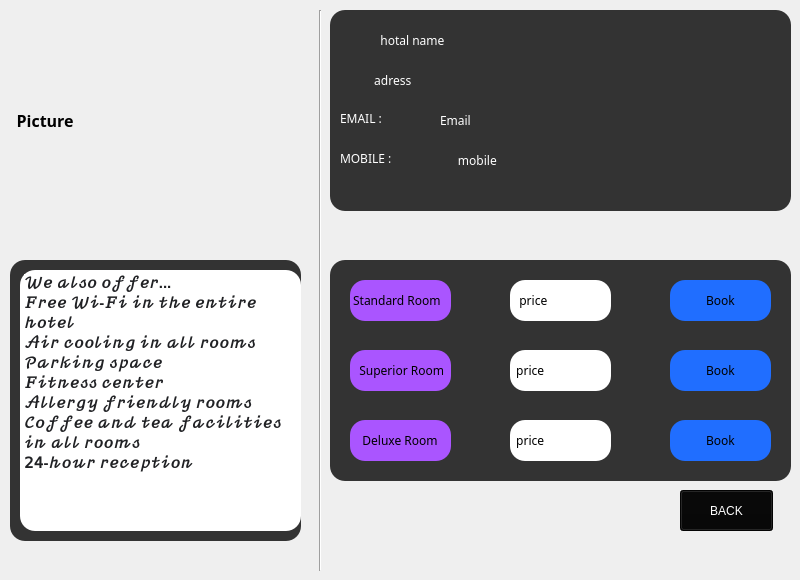
    <widget class="QWidget" name="page4">
     <property name="styleSheet">
      <string notr="true">background-image: url(:/new/prefix1/Pic/white-wallpaper-14.jpg);</string>
     </property>
     <widget class="QLabel" name="hotelpic_p4">
      <property name="geometry">
       <rect>
        <x>0</x>
        <y>10</y>
        <width>311</width>
        <height>221</height>
       </rect>
      </property>
      <property name="font">
       <font>
        <family>century gothic</family>
        <pointsize>12</pointsize>
        <weight>75</weight>
        <bold>true</bold>
       </font>
      </property>
      <property name="text">
       <string>    Picture</string>
      </property>
     </widget>
     <widget class="Line" name="line">
      <property name="geometry">
       <rect>
        <x>310</x>
        <y>10</y>
        <width>20</width>
        <height>561</height>
       </rect>
      </property>
      <property name="orientation">
       <enum>Qt::Vertical</enum>
      </property>
     </widget>
     <widget class="QFrame" name="frame_4">
      <property name="geometry">
       <rect>
        <x>330</x>
        <y>10</y>
        <width>461</width>
        <height>201</height>
       </rect>
      </property>
      <property name="styleSheet">
       <string notr="true">*{
font-family:century gothic
}
QFrame{
background:#333;
border-radius:15px;
}</string>
      </property>
      <property name="frameShape">
       <enum>QFrame::StyledPanel</enum>
      </property>
      <property name="frameShadow">
       <enum>QFrame::Raised</enum>
      </property>
      <widget class="QLabel" name="hotelnamelevel_p4">
       <property name="geometry">
        <rect>
         <x>10</x>
         <y>10</y>
         <width>421</width>
         <height>41</height>
        </rect>
       </property>
       <property name="styleSheet">
        <string notr="true">font: 14pt &quot;Eras Bold ITC&quot;;
color: rgb(255, 255, 255);</string>
       </property>
       <property name="text">
        <string>             hotal name</string>
       </property>
      </widget>
      <widget class="QLabel" name="hoteladresslevel_p4">
       <property name="geometry">
        <rect>
         <x>10</x>
         <y>60</y>
         <width>421</width>
         <height>21</height>
        </rect>
       </property>
       <property name="styleSheet">
        <string notr="true">font: 10pt &quot;Eras Bold ITC&quot;;
color:white;</string>
       </property>
       <property name="text">
        <string>           adress</string>
       </property>
      </widget>
      <widget class="QLabel" name="label_20">
       <property name="geometry">
        <rect>
         <x>10</x>
         <y>100</y>
         <width>81</width>
         <height>16</height>
        </rect>
       </property>
       <property name="styleSheet">
        <string notr="true">color: rgb(255, 255, 255);
font: 87 10pt &quot;Arial Black&quot;;</string>
       </property>
       <property name="text">
        <string>EMAIL : </string>
       </property>
      </widget>
      <widget class="QLabel" name="hotelemaillevel_p4">
       <property name="geometry">
        <rect>
         <x>110</x>
         <y>100</y>
         <width>331</width>
         <height>20</height>
        </rect>
       </property>
       <property name="styleSheet">
        <string notr="true">font: 10pt &quot;Eras Bold ITC&quot;;
color:white;</string>
       </property>
       <property name="text">
        <string>Email</string>
       </property>
      </widget>
      <widget class="QLabel" name="hotelmobilelevel_p4">
       <property name="geometry">
        <rect>
         <x>100</x>
         <y>140</y>
         <width>331</width>
         <height>20</height>
        </rect>
       </property>
       <property name="styleSheet">
        <string notr="true">font: 10pt &quot;Eras Bold ITC&quot;;
color:white;</string>
       </property>
       <property name="text">
        <string>         mobile</string>
       </property>
      </widget>
      <widget class="QLabel" name="label_18">
       <property name="geometry">
        <rect>
         <x>10</x>
         <y>140</y>
         <width>91</width>
         <height>16</height>
        </rect>
       </property>
       <property name="styleSheet">
        <string notr="true">color: rgb(255, 255, 255);
font: 87 10pt &quot;Arial Black&quot;;</string>
       </property>
       <property name="text">
        <string>MOBILE : </string>
       </property>
      </widget>
     </widget>
     <widget class="QFrame" name="frame_7">
      <property name="geometry">
       <rect>
        <x>330</x>
        <y>260</y>
        <width>461</width>
        <height>221</height>
       </rect>
      </property>
      <property name="styleSheet">
       <string notr="true">*{
font-family:century gothic
}
QFrame{
background:#333;
border-radius:15px;
}</string>
      </property>
      <property name="frameShape">
       <enum>QFrame::StyledPanel</enum>
      </property>
      <property name="frameShadow">
       <enum>QFrame::Raised</enum>
      </property>
      <widget class="QLabel" name="label_17">
       <property name="geometry">
        <rect>
         <x>20</x>
         <y>20</y>
         <width>101</width>
         <height>41</height>
        </rect>
       </property>
       <property name="styleSheet">
        <string notr="true">background-color: rgb(170, 85, 255);
font: 75 8pt &quot;MS Shell Dlg 2&quot;;</string>
       </property>
       <property name="text">
        <string> Standard Room</string>
       </property>
      </widget>
      <widget class="QLabel" name="label_19">
       <property name="geometry">
        <rect>
         <x>20</x>
         <y>90</y>
         <width>101</width>
         <height>41</height>
        </rect>
       </property>
       <property name="styleSheet">
        <string notr="true">background-color: rgb(170, 85, 255);
font: 75 8pt &quot;MS Shell Dlg 2&quot;;
</string>
       </property>
       <property name="text">
        <string>   Superior Room</string>
       </property>
      </widget>
      <widget class="QLabel" name="label_21">
       <property name="geometry">
        <rect>
         <x>20</x>
         <y>160</y>
         <width>101</width>
         <height>41</height>
        </rect>
       </property>
       <property name="styleSheet">
        <string notr="true">background-color: rgb(170, 85, 255);
font: 75 8pt &quot;MS Shell Dlg 2&quot;;</string>
       </property>
       <property name="text">
        <string>    Deluxe Room</string>
       </property>
      </widget>
      <widget class="QLabel" name="price1_p4">
       <property name="geometry">
        <rect>
         <x>180</x>
         <y>20</y>
         <width>101</width>
         <height>41</height>
        </rect>
       </property>
       <property name="styleSheet">
        <string notr="true">background-color: rgb(255, 255, 255);
font: 87 14pt &quot;Arial Black&quot;;</string>
       </property>
       <property name="text">
        <string>   price</string>
       </property>
      </widget>
      <widget class="QLabel" name="price2_p4">
       <property name="geometry">
        <rect>
         <x>180</x>
         <y>90</y>
         <width>101</width>
         <height>41</height>
        </rect>
       </property>
       <property name="styleSheet">
        <string notr="true">background-color: rgb(255, 255, 255);
font: 87 14pt &quot;Arial Black&quot;;</string>
       </property>
       <property name="text">
        <string>  price</string>
       </property>
      </widget>
      <widget class="QLabel" name="price3_p4">
       <property name="geometry">
        <rect>
         <x>180</x>
         <y>160</y>
         <width>101</width>
         <height>41</height>
        </rect>
       </property>
       <property name="styleSheet">
        <string notr="true">background-color: rgb(255, 255, 255);
font: 87 14pt &quot;Arial Black&quot;;</string>
       </property>
       <property name="text">
        <string>  price</string>
       </property>
      </widget>
      <widget class="QPushButton" name="singelbook_p4">
       <property name="geometry">
        <rect>
         <x>340</x>
         <y>20</y>
         <width>101</width>
         <height>41</height>
        </rect>
       </property>
       <property name="styleSheet">
        <string notr="true">
QPushButton
{
background: rgb(32, 110, 255);
border-radius:15px;
font: 87 8pt &quot;Arial Black&quot;;
}
QPushButton:hover
{
border-radius:15px;
background:#417dff;
color:white;
font: 87 8pt &quot;Arial Black&quot;;
}</string>
       </property>
       <property name="text">
        <string>Book</string>
       </property>
      </widget>
      <widget class="QPushButton" name="doublebook_p4">
       <property name="geometry">
        <rect>
         <x>340</x>
         <y>90</y>
         <width>101</width>
         <height>41</height>
        </rect>
       </property>
       <property name="styleSheet">
        <string notr="true">QPushButton
{
background: rgb(32, 110, 255);
border-radius:15px;
font: 87 8pt &quot;Arial Black&quot;;
}
QPushButton:hover
{
border-radius:15px;
background:#417dff;
color:white;
font: 87 8pt &quot;Arial Black&quot;;
}</string>
       </property>
       <property name="text">
        <string>Book</string>
       </property>
      </widget>
      <widget class="QPushButton" name="doublebook_p4_2">
       <property name="geometry">
        <rect>
         <x>340</x>
         <y>160</y>
         <width>101</width>
         <height>41</height>
        </rect>
       </property>
       <property name="styleSheet">
        <string notr="true">QPushButton
{
background: rgb(32, 110, 255);
border-radius:15px;
font: 87 8pt &quot;Arial Black&quot;;
}
QPushButton:hover
{
border-radius:15px;
background:#417dff;
color:white;
font: 87 8pt &quot;Arial Black&quot;;
}</string>
       </property>
       <property name="text">
        <string>Book</string>
       </property>
      </widget>
     </widget>
     <widget class="QPushButton" name="back_button_p4">
      <property name="geometry">
       <rect>
        <x>680</x>
        <y>490</y>
        <width>93</width>
        <height>41</height>
       </rect>
      </property>
      <property name="styleSheet">
       <string notr="true">QPushButton
{
background: #060606;
color:white;
font: 87 8pt &quot;Arial Black&quot;;
}</string>
      </property>
      <property name="text">
       <string>BACK</string>
      </property>
     </widget>
     <widget class="QFrame" name="frame_9">
      <property name="geometry">
       <rect>
        <x>10</x>
        <y>260</y>
        <width>291</width>
        <height>281</height>
       </rect>
      </property>
      <property name="styleSheet">
       <string notr="true">
QFrame{
background:#333;
border-radius:15px;
}</string>
      </property>
      <property name="frameShape">
       <enum>QFrame::StyledPanel</enum>
      </property>
      <property name="frameShadow">
       <enum>QFrame::Raised</enum>
      </property>
      <widget class="QTextBrowser" name="textBrowser">
       <property name="geometry">
        <rect>
         <x>10</x>
         <y>10</y>
         <width>281</width>
         <height>261</height>
        </rect>
       </property>
       <property name="styleSheet">
        <string notr="true">background-color: rgb(255, 255, 255);</string>
       </property>
       <property name="html">
        <string>&lt;!DOCTYPE HTML PUBLIC &quot;-//W3C//DTD HTML 4.0//EN&quot; &quot;http://www.w3.org/TR/REC-html40/strict.dtd&quot;&gt;
&lt;html&gt;&lt;head&gt;&lt;meta name=&quot;qrichtext&quot; content=&quot;1&quot; /&gt;&lt;style type=&quot;text/css&quot;&gt;
p, li { white-space: pre-wrap; }
&lt;/style&gt;&lt;/head&gt;&lt;body style=&quot; font-family:'MS Shell Dlg 2'; font-size:8.25pt; font-weight:400; font-style:normal;&quot;&gt;
&lt;p style=&quot; margin-top:0px; margin-bottom:0px; margin-left:0px; margin-right:0px; -qt-block-indent:0; text-indent:0px;&quot;&gt;&lt;span style=&quot; font-family:'Roboto','arial','sans-serif'; font-size:11pt; font-weight:600; color:#202124; background-color:#ffffff;&quot;&gt;𝒲𝑒 𝒶𝓁𝓈𝑜 𝑜𝒻𝒻𝑒𝓇...&lt;/span&gt;&lt;/p&gt;
&lt;p style=&quot; margin-top:0px; margin-bottom:0px; margin-left:0px; margin-right:0px; -qt-block-indent:0; text-indent:0px;&quot;&gt;&lt;span style=&quot; font-family:'Roboto','arial','sans-serif'; font-size:11pt; font-weight:600; color:#202124; background-color:#ffffff;&quot;&gt;𝐹𝓇𝑒𝑒 𝒲𝒾-𝐹𝒾 𝒾𝓃 𝓉𝒽𝑒 𝑒𝓃𝓉𝒾𝓇𝑒 𝒽𝑜𝓉𝑒𝓁&lt;/span&gt;&lt;/p&gt;
&lt;p style=&quot; margin-top:0px; margin-bottom:0px; margin-left:0px; margin-right:0px; -qt-block-indent:0; text-indent:0px;&quot;&gt;&lt;span style=&quot; font-family:'Roboto','arial','sans-serif'; font-size:11pt; font-weight:600; color:#202124; background-color:#ffffff;&quot;&gt;𝒜𝒾𝓇 𝒸𝑜𝑜𝓁𝒾𝓃𝑔 𝒾𝓃 𝒶𝓁𝓁 𝓇𝑜𝑜𝓂𝓈&lt;/span&gt;&lt;/p&gt;
&lt;p style=&quot; margin-top:0px; margin-bottom:0px; margin-left:0px; margin-right:0px; -qt-block-indent:0; text-indent:0px;&quot;&gt;&lt;span style=&quot; font-family:'Roboto','arial','sans-serif'; font-size:11pt; font-weight:600; color:#202124; background-color:#ffffff;&quot;&gt;𝒫𝒶𝓇𝓀𝒾𝓃𝑔 𝓈𝓅𝒶𝒸𝑒&lt;/span&gt;&lt;/p&gt;
&lt;p style=&quot; margin-top:0px; margin-bottom:0px; margin-left:0px; margin-right:0px; -qt-block-indent:0; text-indent:0px;&quot;&gt;&lt;span style=&quot; font-family:'Roboto','arial','sans-serif'; font-size:11pt; font-weight:600; color:#202124; background-color:#ffffff;&quot;&gt;𝐹𝒾𝓉𝓃𝑒𝓈𝓈 𝒸𝑒𝓃𝓉𝑒𝓇&lt;/span&gt;&lt;/p&gt;
&lt;p style=&quot; margin-top:0px; margin-bottom:0px; margin-left:0px; margin-right:0px; -qt-block-indent:0; text-indent:0px;&quot;&gt;&lt;span style=&quot; font-family:'Roboto','arial','sans-serif'; font-size:11pt; font-weight:600; color:#202124; background-color:#ffffff;&quot;&gt;𝒜𝓁𝓁𝑒𝓇𝑔𝓎 𝒻𝓇𝒾𝑒𝓃𝒹𝓁𝓎 𝓇𝑜𝑜𝓂𝓈&lt;/span&gt;&lt;/p&gt;
&lt;p style=&quot; margin-top:0px; margin-bottom:0px; margin-left:0px; margin-right:0px; -qt-block-indent:0; text-indent:0px;&quot;&gt;&lt;span style=&quot; font-family:'Roboto','arial','sans-serif'; font-size:11pt; font-weight:600; color:#202124; background-color:#ffffff;&quot;&gt;𝒞𝑜𝒻𝒻𝑒𝑒 𝒶𝓃𝒹 𝓉𝑒𝒶 𝒻𝒶𝒸𝒾𝓁𝒾𝓉𝒾𝑒𝓈 𝒾𝓃 𝒶𝓁𝓁 𝓇𝑜𝑜𝓂𝓈&lt;/span&gt;&lt;/p&gt;
&lt;p style=&quot; margin-top:0px; margin-bottom:0px; margin-left:0px; margin-right:0px; -qt-block-indent:0; text-indent:0px;&quot;&gt;&lt;span style=&quot; font-family:'Roboto','arial','sans-serif'; font-size:11pt; font-weight:600; color:#202124; background-color:#ffffff;&quot;&gt;𝟤𝟦-𝒽𝑜𝓊𝓇 𝓇𝑒𝒸𝑒𝓅𝓉𝒾𝑜𝓃&lt;/span&gt;&lt;/p&gt;&lt;/body&gt;&lt;/html&gt;</string>
       </property>
      </widget>
     </widget>
    </widget>
